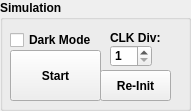
   <widget class="QGroupBox" name="widget_sim">
    <property name="geometry">
     <rect>
      <x>600</x>
      <y>560</y>
      <width>191</width>
      <height>111</height>
     </rect>
    </property>
    <property name="font">
     <font>
      <weight>75</weight>
      <bold>true</bold>
     </font>
    </property>
    <property name="title">
     <string>Simulation</string>
    </property>
    <widget class="QPushButton" name="sim_start">
     <property name="geometry">
      <rect>
       <x>10</x>
       <y>50</y>
       <width>91</width>
       <height>51</height>
      </rect>
     </property>
     <property name="font">
      <font>
       <weight>75</weight>
       <italic>false</italic>
       <bold>true</bold>
      </font>
     </property>
     <property name="text">
      <string>Start</string>
     </property>
    </widget>
    <widget class="QPushButton" name="sim_reset">
     <property name="geometry">
      <rect>
       <x>100</x>
       <y>70</y>
       <width>71</width>
       <height>31</height>
      </rect>
     </property>
     <property name="text">
      <string>Re-Init</string>
     </property>
    </widget>
    <widget class="QSpinBox" name="sim_clk_div">
     <property name="geometry">
      <rect>
       <x>110</x>
       <y>45</y>
       <width>42</width>
       <height>22</height>
      </rect>
     </property>
     <property name="minimum">
      <number>1</number>
     </property>
     <property name="maximum">
      <number>5</number>
     </property>
    </widget>
    <widget class="QLabel" name="sim_clk_div_intro">
     <property name="geometry">
      <rect>
       <x>110</x>
       <y>30</y>
       <width>61</width>
       <height>16</height>
      </rect>
     </property>
     <property name="font">
      <font>
       <weight>75</weight>
       <bold>true</bold>
      </font>
     </property>
     <property name="text">
      <string>CLK Div:</string>
     </property>
    </widget>
    <widget class="QCheckBox" name="sim_dark_mode">
     <property name="geometry">
      <rect>
       <x>10</x>
       <y>30</y>
       <width>91</width>
       <height>20</height>
      </rect>
     </property>
     <property name="text">
      <string>Dark Mode</string>
     </property>
    </widget>
   </widget>
